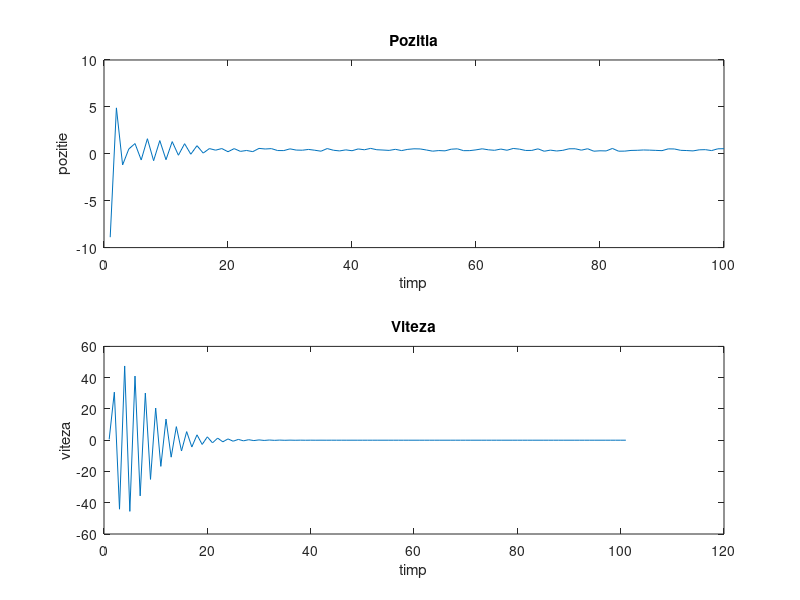
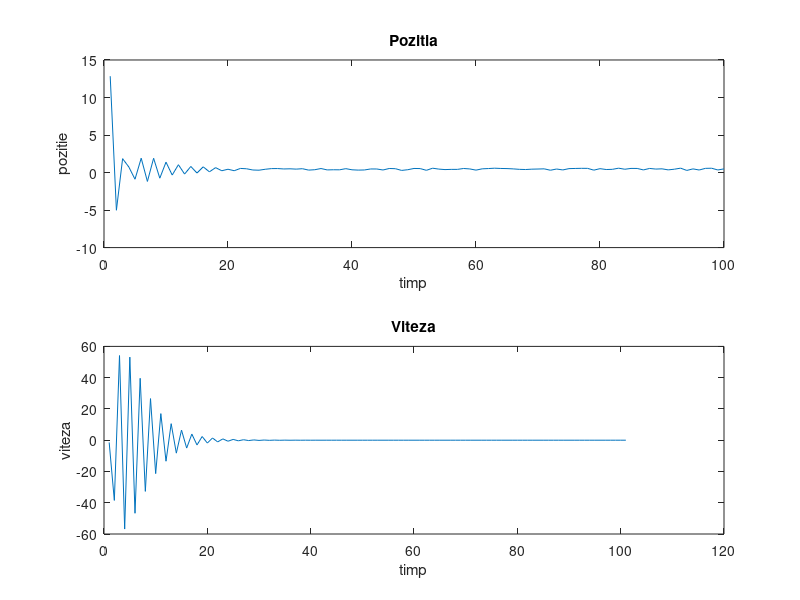
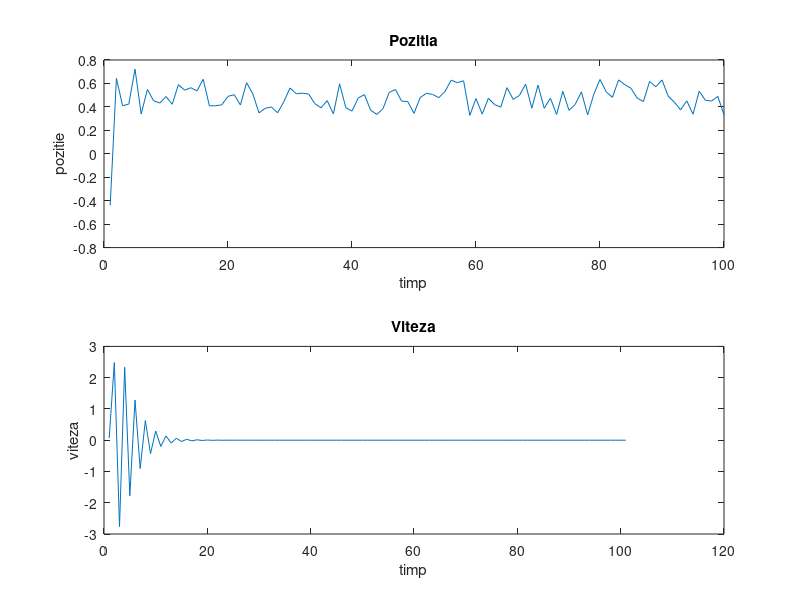
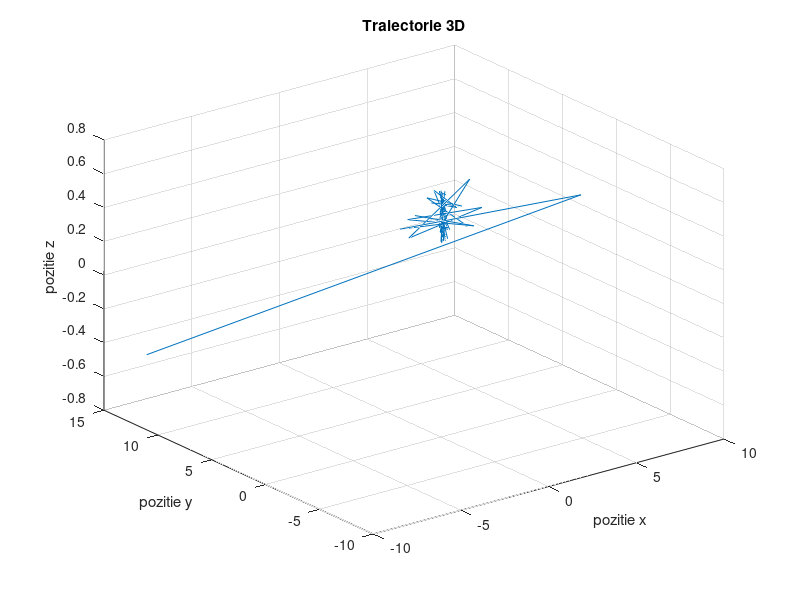

Here is the MATLAB script that generated these plots, in order:
% CONSTANTIN MIHAI - 321CD

clear all;
load('drone_log.mat');

N = length(time_unix_usec_mavlink_system_time_t);
deltaT = zeros(1, N);
for k = 1 : N - 1
    % calculam deltaT(k) pe baza variatiei lui time_unix_usec_mavlink_system_time_t
    deltaT(k) = (time_unix_usec_mavlink_system_time_t(k+1) - time_unix_usec_mavlink_system_time_t(k))/10^6;
end

DeltaT = mean(deltaT); % DeltaT = 0.88

% procedura de alocare a polilor pentru sistemul obtinut la exercitiul 2

% 
%   Matricele A, B, C au fost calculate de mana pentru a verifica noul
%   sistem. Starea si comanda noului sistem sunt:
%   x = [px py px vx vy vz]
%   u = [ax ay az]
%

A = [1 0 0 DeltaT 0 0; 
    0 1 0 0 DeltaT 0; 
    0 0 1 0 0 DeltaT; 
    0 0 0 1 0 0; 
    0 0 0 0 1 0; 
    0 0 0 0 0 1];

B = [DeltaT^2/2 0 0; 
    0 DeltaT^2/2 0; 
    0 0 DeltaT^2/2; 
    DeltaT 0 0; 
    0 DeltaT 0; 
    0 0 DeltaT];

C = [1 0 0 0 0 0; 
    0 1 0 0 0 0; 
    0 0 1 0 0 0];

%
%   polii au fost alesi corespunzator: |p| < 1 (discul unitate)
%

K = place(A, B, [-rand(1); -rand(1); -rand(1); -rand(1); -rand(1); -rand(1)]);

% noua matrice A va avea ca valori proprii termenii din vectorul de mai sus
A = A - B * K; 

%
%   x0 = [px(end); py(end); pz(end); vx(end); vy(end); vz(end)]
%
x0 = [x_mavlink_local_position_ned_t(end); 
    y_mavlink_local_position_ned_t(end);
    z_mavlink_local_position_ned_t(end);
    vx_mavlink_local_position_ned_t(end);
    vy_mavlink_local_position_ned_t(end);
    vz_mavlink_local_position_ned_t(end)];

R = 0.1;
a = [1; 1; 1];

N = length(x_mavlink_local_position_ned_t);
x(:,1) = x0;
for k=1:N
    x(:,k+1) = A * x(:,k) + B * a;
    y(:,k) = C * x(:,k) + rand(3,1) * sqrt(R);
end

% axa Ox
figure;
subplot(2,1,1);
plot(y(1,:));
title('Pozitia');
xlabel('timp');
ylabel('pozitie');

subplot(2,1,2);
plot(x(4,:));
title('Viteza');
xlabel('timp');
ylabel('viteza');

% axa Oy
figure;
subplot(2,1,1);
plot(y(2,:));
title('Pozitia');
xlabel('timp');
ylabel('pozitie');

subplot(2,1,2);
plot(x(5,:));
title('Viteza');
xlabel('timp');
ylabel('viteza');

% axa Oz
figure;
subplot(2,1,1);
plot(y(3,:));
title('Pozitia');
xlabel('timp');
ylabel('pozitie');

subplot(2,1,2);
plot(x(6,:));
title('Viteza');
xlabel('timp');
ylabel('viteza');

% traiectoria 3D
figure;
plot3(y(1, :), y(2, :), y(3, :));
title('Traiectorie 3D');
xlabel('pozitie x');
ylabel('pozitie y');
zlabel('pozitie z');
grid on;

